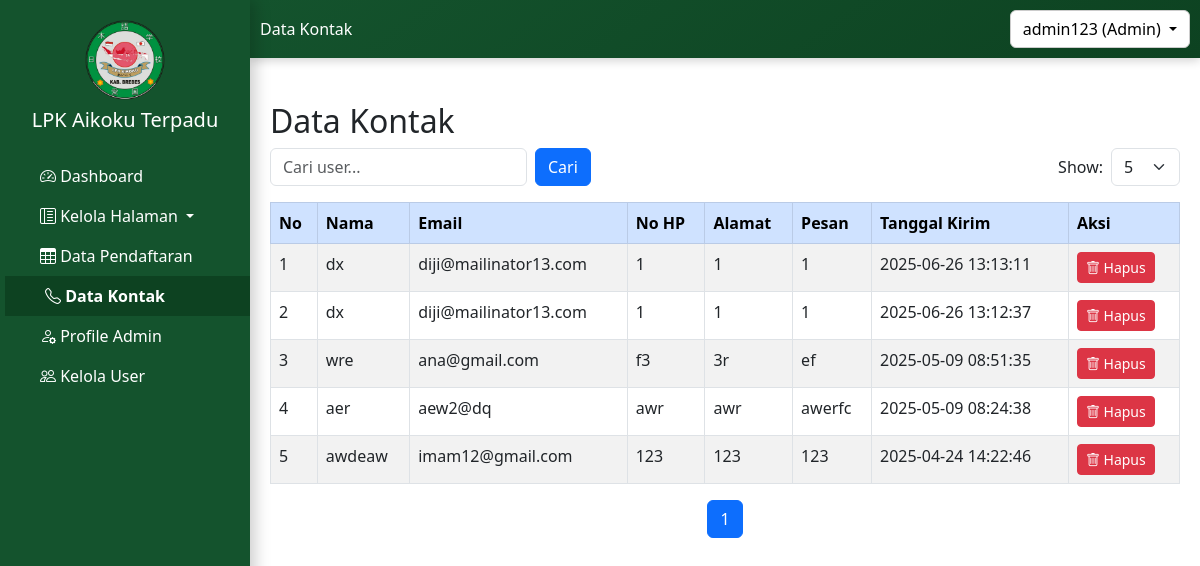
/admin/kontak_masuk/data_kontak.php (signed in), run on the app's committed database.
### tables this page shows
CREATE TABLE `tb_kontak` (
  `id_kontak` int(11) NOT NULL,
  `name` varchar(255) NOT NULL,
  `email` varchar(255) NOT NULL,
  `phone` varchar(20) NOT NULL,
  `address` text NOT NULL,
  `message` text NOT NULL,
  `date_sent` timestamp NOT NULL DEFAULT current_timestamp()
);

### admin/kontak_masuk/data_kontak.php (the view, shortened to what this page needs)
<?php
$pageTitle = "Data Kontak";
include '../../includes/config.php';
$limit = isset($_GET['limit']) ? (int)$_GET['limit'] : 10;
$page = isset($_GET['page']) ? (int)$_GET['page'] : 1;
$search = isset($_GET['search']) ? trim($_GET['search']) : '';
$offset = ($page - 1) * $limit;
$where = "";
$query = "SELECT * FROM tb_kontak $where ORDER BY date_sent DESC LIMIT $limit OFFSET $offset";
$result = mysqli_query($mysqli, $query);
$total_query = mysqli_query($mysqli, "SELECT COUNT(*) as total FROM tb_kontak $where");
$total_data = mysqli_fetch_assoc($total_query)['total'];
$total_pages = ceil($total_data / $limit);
$no = $offset + 1;
?>
<!DOCTYPE html>
<html lang="id">
<head>
</head>
<body>
    <?php include '../../sidebar1.php'; ?>
    <div class="container mt-4 content">
        <h2><?= $pageTitle ?></h2>
        <div class="d-flex justify-content-between align-items-center mb-3">
            <form method="GET" action="" class="d-flex gap-2">
                <input type="text" name="search" class="form-control" placeholder="Cari user..."
                    value="<?= htmlspecialchars($search) ?>">
                <button type="submit" class="btn btn-primary">Cari</button>
            </form>
            <form method="GET" action="" class="d-flex align-items-center gap-2">
                <label for="show" class="mb-0">Show:</label>
                <select name="show" id="show" class="form-select" onchange="this.form.submit()">
                    <?php
                    $options = [5, 10, 15, 20, 50];
                    foreach ($options as $option) {
                        $selected = ($show == $option) ? 'selected' : '';
                        echo "<option value='$option' $selected>$option</option>";
                    }
                    ?>
                </select>
            </form>
        </div>
        <div class="table-responsive">
            <table class="table table-bordered table-striped">
                <thead class="table-primary">
                    <tr>
                        <th>No</th>
                        <th>Nama</th>
                        <th>Email</th>
                        <th>No HP</th>
                        <th>Alamat</th>
                        <th>Pesan</th>
                        <th>Tanggal Kirim</th>
                        <th>Aksi</th>
                    </tr>
                </thead>
                <tbody>
                    <?php if (mysqli_num_rows($result) > 0): ?>
                        <?php while ($row = mysqli_fetch_assoc($result)): ?>
                            <tr>
                                <td><?= $no++ ?></td>
                                <td><?= htmlspecialchars($row['name']) ?></td>
                                <td><?= htmlspecialchars($row['email']) ?></td>
                                <td><?= htmlspecialchars($row['phone']) ?></td>
                                <td><?= htmlspecialchars($row['address']) ?></td>
                                <td><?= htmlspecialchars($row['message']) ?></td>
                                <td><?= $row['date_sent'] ?></td>
                                <td>
                                    <a href='hapus_kontak.php?id_kontak=<?= $row['id_kontak'] ?>' class='btn btn-danger btn-sm' onclick='return confirm("Yakin ingin menghapus pesan ini?");'>
                                        <i class='bi bi-trash'></i> Hapus
                                    </a>
                                </td>
                            </tr>
                        <?php endwhile; ?>
                    <?php else: ?>
                        <tr>
                            <td colspan="8" class="text-center text-muted">Tidak ada data ditemukan.</td>
                        </tr>
                    <?php endif; ?>
                </tbody>
            </table>
        </div>
        <nav>
            <ul class="pagination justify-content-center">
                <?php for ($i = 1; $i <= $total_pages; $i++): ?>
                    <li class="page-item <?= ($i == $page) ? 'active' : '' ?>">
                        <a class="page-link" href="?page=<?= $i ?>&limit=<?= $limit ?>&search=<?= urlencode($search) ?>"><?= $i ?></a>
                    </li>
                <?php endfor; ?>
            </ul>
        </nav>
    </div>
</body>
</html>

### sidebar1.php (style rules this page uses)
.content { margin-left: 250px; padding: 20px; overflow-x: auto; max-width: calc(100vw - 250px); }

### data on the page
tb_kontak: name "dx", email "diji@mailinator13.com", phone "1", address "1", message "1", date_sent "2025-06-26 13:13:11"
tb_kontak: name "dx", email "diji@mailinator13.com", phone "1", address "1", message "1", date_sent "2025-06-26 13:12:37"
tb_kontak: name "wre", email "ana@gmail.com", phone "f3", address "3r", message "ef", date_sent "2025-05-09 08:51:35"
tb_kontak: name "aer", email "aew2@dq", phone "awr", address "awr", message "awerfc", date_sent "2025-05-09 08:24:38"
tb_kontak: name "awdeaw", email "imam12@gmail.com", phone "123", address "123", message "123", date_sent "2025-04-24 14:22:46"

### other printed values
$pageTitle "Data Kontak"
$_SESSION['username'] "admin123"
$_SESSION['roles'] "Admin"
form field show "5"
